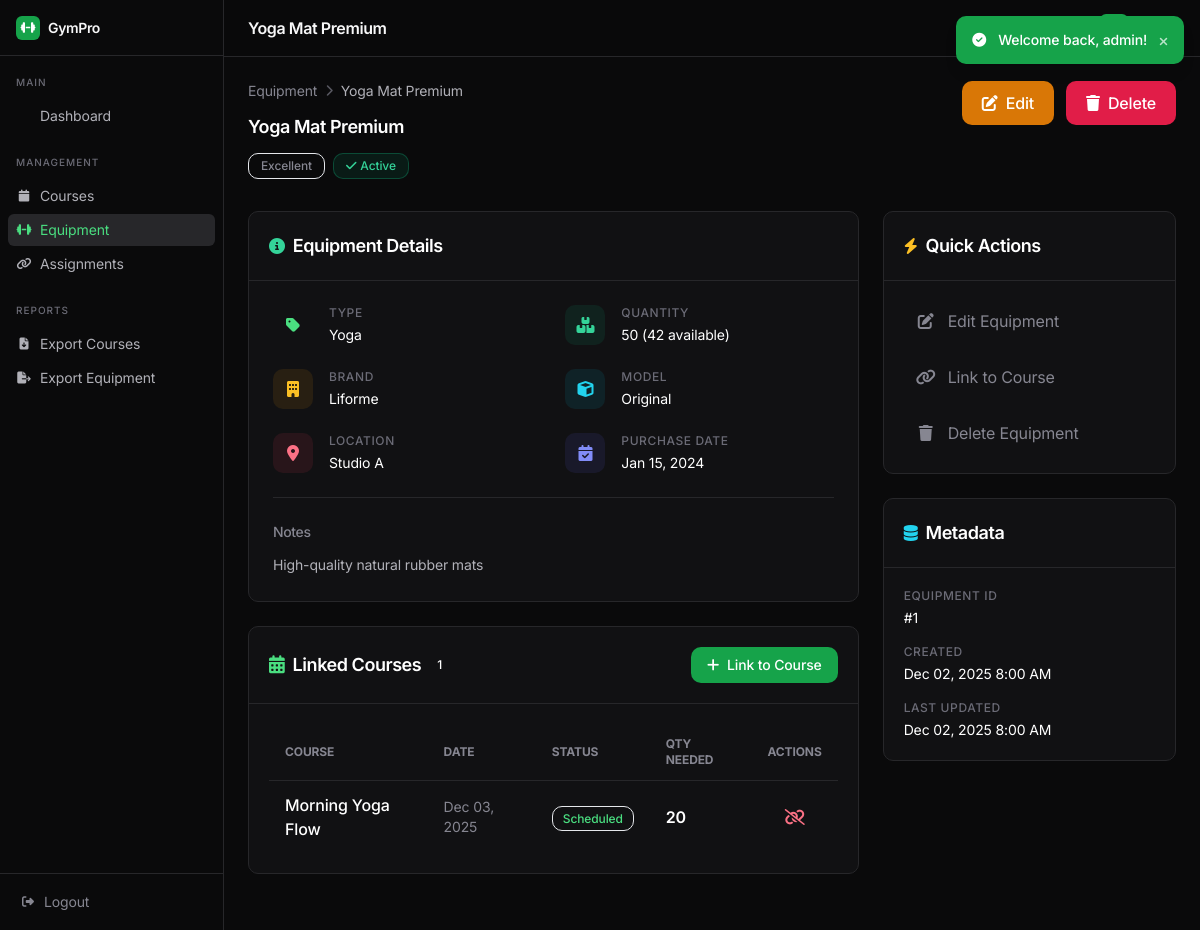
The page /equipment/view.php?id=1 (signed in) on the database its author committed.
### tables this page shows
CREATE TABLE equipment (
    id INT AUTO_INCREMENT PRIMARY KEY,
    name VARCHAR(100) NOT NULL,
    type ENUM('Yoga', 'Weights', 'Cardio', 'Combat', 'Accessories', 'Strength', 'Recovery', 'Functional', 'Pilates') NOT NULL,
    brand VARCHAR(100),
    model VARCHAR(100),
    quantity INT NOT NULL DEFAULT 1,
    available_quantity INT NOT NULL DEFAULT 1,
    equipment_condition ENUM('excellent', 'good', 'fair', 'poor', 'needs_repair') DEFAULT 'good',
    location VARCHAR(100),
    purchase_date DATE,
    purchase_price DECIMAL(10,2),
    last_maintenance DATE,
    next_maintenance DATE,
    notes TEXT,
    is_active BOOLEAN DEFAULT TRUE,
    created_at TIMESTAMP DEFAULT CURRENT_TIMESTAMP,
    updated_at TIMESTAMP DEFAULT CURRENT_TIMESTAMP ON UPDATE CURRENT_TIMESTAMP,
    INDEX idx_type (type),
    INDEX idx_condition (equipment_condition),
    INDEX idx_active (is_active)
);

CREATE TABLE course_equipment (
    id INT AUTO_INCREMENT PRIMARY KEY,
    course_id INT NOT NULL,
    equipment_id INT NOT NULL,
    quantity_needed INT NOT NULL DEFAULT 1,
    assigned_by INT DEFAULT NULL,
    assigned_at TIMESTAMP DEFAULT CURRENT_TIMESTAMP,
    FOREIGN KEY (course_id) REFERENCES courses(id) ON DELETE CASCADE,
    FOREIGN KEY (equipment_id) REFERENCES equipment(id) ON DELETE CASCADE,
    FOREIGN KEY (assigned_by) REFERENCES users(id) ON DELETE SET NULL,
    UNIQUE KEY unique_course_equipment (course_id, equipment_id),
    INDEX idx_course (course_id),
    INDEX idx_equipment (equipment_id)
);

CREATE TABLE courses (
    id INT AUTO_INCREMENT PRIMARY KEY,
    name VARCHAR(100) NOT NULL,
    description TEXT,
    category ENUM('Yoga', 'Cardio', 'Strength', 'Pilates', 'Combat', 'CrossFit', 'Dance', 'Aquatic', 'Wellness') NOT NULL,
    course_date DATE NOT NULL,
    start_time TIME NOT NULL,
    duration_minutes INT NOT NULL DEFAULT 60,
    max_participants INT NOT NULL DEFAULT 20,
    current_participants INT NOT NULL DEFAULT 0,
    instructor_name VARCHAR(100) NOT NULL,
    location VARCHAR(100),
    status ENUM('scheduled', 'in_progress', 'completed', 'cancelled') DEFAULT 'scheduled',
    created_at TIMESTAMP DEFAULT CURRENT_TIMESTAMP,
    updated_at TIMESTAMP DEFAULT CURRENT_TIMESTAMP ON UPDATE CURRENT_TIMESTAMP,
    INDEX idx_category (category),
    INDEX idx_status (status),
    INDEX idx_date (course_date),
    INDEX idx_instructor (instructor_name)
);

### public/equipment/view.php (the view, shortened to what the rows shown need)
<?php
require_once __DIR__ . '/../../includes/equipment/functions.php';
require_once __DIR__ . '/../../includes/course_equipment/functions.php';
$equipmentId = isset($_GET['id']) ? (int) $_GET['id'] : 0;
$equipment = getEquipmentById($equipmentId);
$linkedCourses = getEquipmentCourses($equipmentId);
$pageTitle = $equipment['name'];
require_once __DIR__ . '/../../includes/header.php';
?>
<div class="flex flex-col lg:flex-row lg:items-start lg:justify-between gap-6 mb-8">
    <div>
        <nav class="flex items-center gap-2 text-sm text-dark-400 mb-3">
            <a href="<?php echo url('/equipment/'); ?>" class="hover:text-emerald-400 transition-colors">Equipment</a>
            <i class="fas fa-chevron-right text-xs text-dark-600"></i>
            <span class="text-dark-300"><?php echo e($equipment['name']); ?></span>
        </nav>
        <h1 class="text-lg font-semibold tracking-tight text-white mb-3"><?php echo e($equipment['name']); ?></h1>
        <div class="flex flex-wrap items-center gap-2">
            <?php
            $conditionColors = [
                'new' => 'bg-emerald-500/10 text-emerald-400 border-emerald-500/30',
                'good' => 'bg-cyan-500/10 text-cyan-400 border-cyan-500/30',
                'fair' => 'bg-amber-500/10 text-amber-400 border-amber-500/30',
                'needs_repair' => 'bg-rose-500/10 text-rose-400 border-rose-500/30'
            ];
            $conditionClass = $conditionColors[$equipment['equipment_condition']] ?? 'bg-surface-500/10 text-dark-400 border-surface-500/30';
            ?>
            <span class="px-3 py-1 text-xs font-medium rounded-lg border <?php echo $conditionClass; ?>">
                <?php echo e(EQUIPMENT_CONDITIONS[$equipment['equipment_condition']] ?? ucfirst(str_replace('_', ' ', $equipment['equipment_condition']))); ?>
            </span>
            <?php if ($equipment['is_active']): ?>
            <span class="px-3 py-1 text-xs font-medium rounded-lg bg-emerald-500/10 text-emerald-400 border border-emerald-500/30">
                <i class="fas fa-check mr-1"></i>Active
            </span>
            <?php else: ?>
            <span class="px-3 py-1 text-xs font-medium rounded-lg bg-surface-500/10 text-dark-400 border border-surface-500/30">
                <i class="fas fa-times mr-1"></i>Inactive
            </span>
            <?php endif; ?>
        </div>
    </div>
</div>
<div class="grid grid-cols-1 lg:grid-cols-3 gap-6 mb-8">
    <div class="lg:col-span-2 space-y-6">
        <div class="bg-dark-950 backdrop-blur-sm rounded-lg border border-dark-900 overflow-hidden">
            <div class="flex items-center gap-2 p-5 border-b border-dark-900">
                <h2 class="text-lg font-semibold text-white">Equipment Details</h2>
            </div>
            <div class="p-6">
                <div class="grid grid-cols-1 sm:grid-cols-2 gap-6">
                    <div class="flex gap-4">
                        <div>
                            <p class="text-xs font-medium text-dark-500 uppercase tracking-wider mb-1">Type</p>
                            <p class="text-sm text-white"><?php echo e($equipment['type']); ?></p>
                        </div>
                    </div>
                    <div class="flex gap-4">
                        <div>
                            <p class="text-xs font-medium text-dark-500 uppercase tracking-wider mb-1">Quantity</p>
                            <p class="text-sm text-white"><?php echo $equipment['quantity']; ?> (<?php echo $equipment['available_quantity']; ?> available)</p>
                        </div>
                    </div>
                    <?php if ($equipment['brand']): ?>
                    <div class="flex gap-4">
                        <div class="w-10 h-10 rounded-lg bg-amber-500/10 flex items-center justify-center flex-shrink-0">
                            <i class="fas fa-building text-amber-400"></i>
                        </div>
                        <div>
                            <p class="text-xs font-medium text-dark-500 uppercase tracking-wider mb-1">Brand</p>
                            <p class="text-sm text-white"><?php echo e($equipment['brand']); ?></p>
                        </div>
                    </div>
                    <?php endif; ?>
                    <?php if ($equipment['model']): ?>
                    <div class="flex gap-4">
                        <div class="w-10 h-10 rounded-lg bg-cyan-500/10 flex items-center justify-center flex-shrink-0">
                            <i class="fas fa-cube text-cyan-400"></i>
                        </div>
                        <div>
                            <p class="text-xs font-medium text-dark-500 uppercase tracking-wider mb-1">Model</p>
                            <p class="text-sm text-white"><?php echo e($equipment['model']); ?></p>
                        </div>
                    </div>
                    <?php endif; ?>
                    <div class="flex gap-4">
                        <div>
                            <p class="text-xs font-medium text-dark-500 uppercase tracking-wider mb-1">Location</p>
                            <p class="text-sm text-white"><?php echo e($equipment['location'] ?: 'Not specified'); ?></p>
                        </div>
                    </div>
                    <?php if ($equipment['purchase_date']): ?>
                    <div class="flex gap-4">
                        <div class="w-10 h-10 rounded-lg bg-indigo-500/10 flex items-center justify-center flex-shrink-0">
                            <i class="fas fa-calendar-check text-indigo-400"></i>
                        </div>
                        <div>
                            <p class="text-xs font-medium text-dark-500 uppercase tracking-wider mb-1">Purchase Date</p>
                            <p class="text-sm text-white"><?php echo formatDate($equipment['purchase_date']); ?></p>
                        </div>
                    </div>
                    <?php endif; ?>
                </div>
                <?php if (!empty($equipment['notes'])): ?>
                <div class="mt-6 pt-6 border-t border-dark-900">
                    <h3 class="text-sm font-medium text-dark-400 mb-3">Notes</h3>
                    <p class="text-sm text-dark-300 leading-relaxed"><?php echo nl2br(e($equipment['notes'])); ?></p>
                </div>
                <?php endif; ?>
            </div>
        </div>
        <div class="bg-dark-950 backdrop-blur-sm rounded-lg border border-dark-900 overflow-hidden">
            <div class="flex items-center justify-between p-5 border-b border-dark-900">
                <h2 class="flex items-center gap-2 text-lg font-semibold text-white">
                    <i class="fas fa-calendar-alt text-mint-400"></i>
                    Linked Courses
                    <span class="px-2 py-0.5 text-xs font-medium bg-accent-500/20 text-accent-300 rounded-lg"><?php echo count($linkedCourses); ?></span>
                </h2>
            </div>
            <div class="p-5">
                <?php if (!empty($linkedCourses)): ?>
                <div class="overflow-x-auto">
                    <table class="w-full">
                        <thead>
                            <tr class="text-xs font-semibold text-dark-400 uppercase tracking-wider border-b border-dark-900">
                                <th class="text-left py-3 px-4">Course</th>
                                <th class="text-left py-3 px-4">Date</th>
                                <th class="text-left py-3 px-4">Status</th>
                                <th class="text-left py-3 px-4">Qty Needed</th>
                                <th class="text-center py-3 px-4">Actions</th>
                            </tr>
                        </thead>
                        <tbody class="divide-y divide-dark-700/50">
                            <?php foreach ($linkedCourses as $course): ?>
                            <tr class="hover:bg-dark-800/30 transition-colors">
                                <td class="py-3 px-4">
                                    <a href="<?php echo url('/courses/view.php?id=' . $course['id']); ?>" class="font-medium text-white hover:text-mint-400 transition-colors">
                                        <?php echo e($course['name']); ?>
                                    </a>
                                </td>
                                <td class="py-3 px-4 text-sm text-dark-400"><?php echo formatDate($course['course_date']); ?></td>
                                <td class="py-3 px-4">
                                    <?php
                                    $statusColors = [
                                        'scheduled' => 'bg-accent-500/10 text-mint-400 border-accent-500/30',
                                        'in_progress' => 'bg-amber-500/10 text-amber-400 border-amber-500/30',
                                        'completed' => 'bg-emerald-500/10 text-emerald-400 border-emerald-500/30',
                                        'cancelled' => 'bg-rose-500/10 text-rose-400 border-rose-500/30'
                                    ];
                                    $statusClass = $statusColors[$course['status']] ?? 'bg-surface-500/10 text-dark-400 border-surface-500/30';
                                    ?>
                                    <span class="px-2.5 py-1 text-xs font-medium rounded-lg border <?php echo $statusClass; ?>">
                                        <?php echo e(COURSE_STATUSES[$course['status']] ?? ucfirst($course['status'])); ?>
                                    </span>
                                </td>
                                <td class="py-3 px-4 font-semibold text-white"><?php echo $course['quantity_needed']; ?></td>
                                <td class="py-3 px-4 text-center">
                                    <a href="<?php echo url('/course-equipment/unlink.php?course_id=' . $course['id'] . '&equipment_id=' . $equipment['id']); ?>" class="p-2 text-rose-400 hover:bg-rose-500/10 rounded-lg transition-colors inline-block" title="Unlink" data-confirm="Are you sure you want to unlink this course?">
                                        <i class="fas fa-unlink"></i>
                                    </a>
                                </td>
                            </tr>
                            <?php endforeach; ?>
                        </tbody>
                    </table>
                </div>
                <?php endif; ?>
            </div>
        </div>
    </div>
    <div class="space-y-6">
        <div class="bg-dark-950 backdrop-blur-sm rounded-lg border border-dark-900 overflow-hidden">
            <div class="flex items-center gap-2 p-5 border-b border-dark-900">
                <h2 class="text-lg font-semibold text-white">Quick Actions</h2>
            </div>
        </div>
        <div class="bg-dark-950 backdrop-blur-sm rounded-lg border border-dark-900 overflow-hidden">
            <div class="flex items-center gap-2 p-5 border-b border-dark-900">
                <h2 class="text-lg font-semibold text-white">Metadata</h2>
            </div>
            <div class="p-5 space-y-4">
                <div>
                    <p class="text-xs font-medium text-dark-500 uppercase tracking-wider mb-1">Equipment ID</p>
                    <p class="text-sm text-white">#<?php echo $equipment['id']; ?></p>
                </div>
                <div>
                    <p class="text-xs font-medium text-dark-500 uppercase tracking-wider mb-1">Created</p>
                    <p class="text-sm text-white"><?php echo formatDate($equipment['created_at'], 'M d, Y g:i A'); ?></p>
                </div>
                <div>
                    <p class="text-xs font-medium text-dark-500 uppercase tracking-wider mb-1">Last Updated</p>
                    <p class="text-sm text-white"><?php echo formatDate($equipment['updated_at'], 'M d, Y g:i A'); ?></p>
                </div>
            </div>
        </div>
    </div>
</div>
<?php require_once __DIR__ . '/../../includes/footer.php'; ?>

### includes/header.php (shortened to what the rows shown need)
<?php
require_once __DIR__ . '/functions.php';
require_once __DIR__ . '/auth/functions.php';
$pageTitle = $pageTitle ?? 'Dashboard';
?>
<!DOCTYPE html>
<html lang="en">
<head>
    <link rel="stylesheet" href="https://cdnjs.cloudflare.com/ajax/libs/font-awesome/6.4.2/css/all.min.css">
    <script src="https://cdn.tailwindcss.com"></script>
</head>
<body class="font-sans antialiased">
    <div class="flex min-h-screen" id="app-wrapper">
        <main class="flex-1 ml-56" id="main-content">
            <header class="sticky top-0 z-40 bg-dark-975/95 backdrop-blur-sm border-b border-dark-900">
                <div class="flex items-center justify-between px-6 h-14">
                    <div>
                        <h1 class="text-base font-semibold text-dark-50 tracking-tight"><?php echo e($pageTitle); ?></h1>
                    </div>
                </div>
            </header>
            <div class="p-6">

### rows shown on the page
equipment: name "Yoga Mat Premium", equipment_condition "Excellent", type "Yoga", quantity "50", available_quantity "42", brand "Liforme", model "Original", location "Studio A", purchase_date "Jan 15, 2024", notes "High-quality natural rubber mats", id "1", created_at "Dec 02, 2025 8:00 AM", updated_at "Dec 02, 2025 8:00 AM"
course_equipment: course.name "Morning Yoga Flow", course.course_date "Dec 03, 2025", course.status "Scheduled", quantity_needed "20"

### other values the page prints
$msg['message'] "Welcome back, admin!"
count($linkedCourses) "1"
